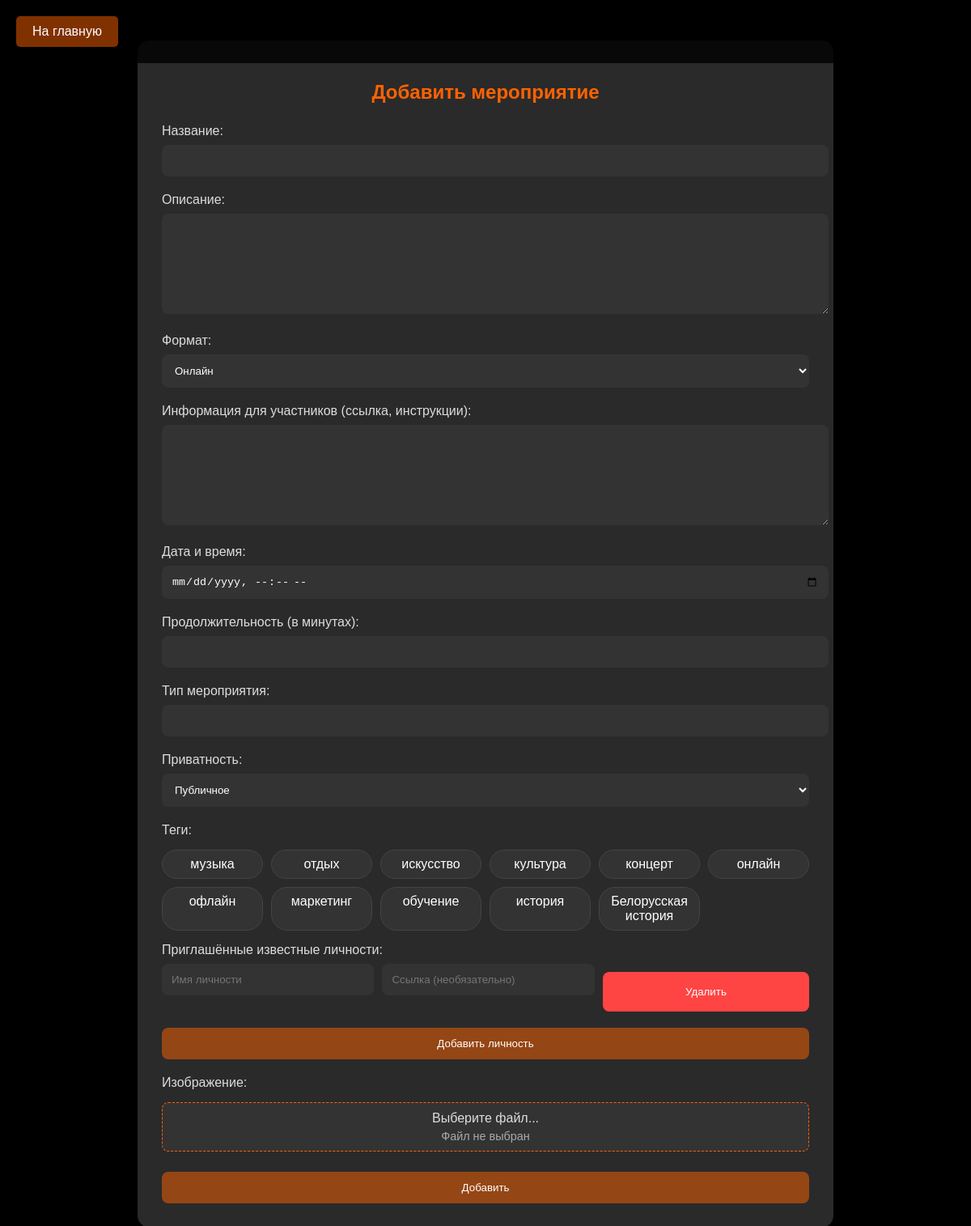
The page /add_event (signed in) on the database its author committed.
### app/app.py (models this page shows)
class Tag(db.Model):
    id = db.Column(db.Integer, primary_key=True)
    name = db.Column(db.String(50), unique=True, nullable=False)

### app/app.py (the view, shortened to what this page needs)
@app.route('/add_event', methods=['GET', 'POST'])
def add_event():
    if 'username' not in session:
        return redirect(url_for('home'))
    user = User.query.filter_by(username=session['username']).first()
    if not user or user.role == 'participant' or user.validation:
        return redirect(url_for('home'))
    tags = Tag.query.all()
    return render_template('add_event.html', tags=tags)

### app/app.py (called while the page is built)
@app.before_request
def make_session_permanent():
    session.permanent = True

@app.context_processor
def inject_nearby_status():
    return {'nearby_filter_active': 'nearby' in request.args}

@app.context_processor
def inject_validation_counts():
    if 'username' in session and session.get('role') in ['moderator', 'admin']:
        pending_organizers = User.query.filter_by(validation='organizer').count()
        if session['role'] == 'admin':
            pending_moderators = User.query.filter_by(validation='moderator').count()
        else:
            pending_moderators = 0
        return {'pending_organizers': pending_organizers, 'pending_moderators': pending_moderators}
    return {}

@app.context_processor
def inject_notifications():
    notifications = {}
    if 'username' in session:
        user = User.query.filter_by(username=session['username']).first()
        if user:
            notifications['pending_friend_requests'] = Friendship.query.filter_by(
                friend_id=user.id,
                status='pending'
            ).count()
            notifications['unread_invitations'] = Recommendation.query.filter_by(
                receiver_id=user.id,
            ).count()
    return notifications

@app.context_processor
def inject_user():
    if 'username' in session:
        user = User.query.filter_by(username=session['username']).first()
        return {'current_user': user}
    return {}

### app/templates/add_event.html (shortened to what this page needs)
<!DOCTYPE html>
<html>
<head>
    <link rel="stylesheet" href="{{ url_for('static', filename='styles.css') }}">
    <link rel="stylesheet" href="https://unpkg.com/leaflet@1.7.1/dist/leaflet.css" />
</head>
<body>
    <div class="header">
        <a href="{{ url_for('home') }}" class="menu-btn">На главную</a>
    </div>
    <div class="auth-container">
        <h2>Добавить мероприятие</h2>
        <form method="POST" enctype="multipart/form-data">
            <label>Название:</label>
            <input class="search-input" type="text" name="title" required>
            <label>Описание:</label>
            <textarea class="search-input" name="description" required style="min-height: 100px;"></textarea>
            <label>Формат:</label>
            <select class="search-input" name="format" required onchange="toggleFormatFields(this.value)">
                <option value="online">Онлайн</option>
            </select>
            <div class="online-field" style="display: none;">
                <label>Информация для участников (ссылка, инструкции):</label>
                <textarea class="search-input" name="online_info" style="min-height: 100px;"></textarea>
            </div>
            <label>Дата и время:</label>
            <input class="search-input"
                   type="datetime-local"
                   name="date_time"
                   required
                   title="Дата должна быть между сегодня и 5 годами вперед">
            <label>Продолжительность (в минутах):</label>
            <input class="search-input"
                   type="number"
                   name="duration"
                   required
                   min="1"
                   title="Продолжительность должна быть не менее 1 минуты">
            <label>Тип мероприятия:</label>
            <input class="search-input" type="text" name="event_type" required>
            <label>Приватность:</label>
            <select class="search-input" name="is_private" onchange="togglePasswordField(this.value)">
                <option value="false">Публичное</option>
            </select>
            <label>Теги:</label>
            <div class="tag-selector" id="tag-selector">
                {% for tag in tags %}
                    <div class="tag-option" data-tag-id="{{ tag.id }}">{{ tag.name }}</div>
                {% endfor %}
            </div>
            <label>Приглашённые известные личности:</label>
            <div id="invited-personalities-container">
            </div>
            <button type="button" onclick="addPersonalityField()" class="menu-btn" style="margin-bottom: 20px;">Добавить личность</button>
            <label>Изображение:</label>
            <div class="file-input-container">
                <label class="file-input-label" for="image-upload">
                    Выберите файл...
                    <div class="file-name" id="file-name">Файл не выбран</div>
                </label>
            </div>
            <button type="submit" class="menu-btn">Добавить</button>
        </form>
    </div>
</body>
</html>

### app/static/styles.css (style rules this page uses)
body { margin: 0; padding: 0; background: #000000; color: #ffffff; font-family: Arial, sans-serif; }
.header { background: rgba(0, 0, 0, 0.8); padding: 20px; display: flex; align-items: center; justify-content: space-between; position: fixed; width: 100%; top: 0; z-index: 1000; }
.menu-btn { padding: 10px 20px; background: rgba(255, 98, 0, 0.5); border: none; color: white; cursor: pointer; border-radius: 5px; transition: background 0.3s ease; text-decoration: none; }
.search-input { padding: 8px; background: #333333; border: none; color: white; border-radius: 5px; }
.header .menu-btn:last-child { margin-right: 50px; }

### app/templates/add_event.html (style rules this page uses)
.auth-container { background: #2a2a2a; border-radius: 15px; padding: 30px; max-width: 800px; margin: 50px auto; box-shadow: 0 0 20px rgba(0,0,0,0.5); }
.auth-container h2 { text-align: center; margin-bottom: 25px; color: #ff6200; }
.auth-container label { display: block; margin-bottom: 8px; color: #ddd; }
.auth-container .search-input { width: 100%; margin-bottom: 20px; padding: 12px; border-radius: 8px; }
.auth-container .menu-btn { width: 100%; padding: 12px; margin-top: 10px; border-radius: 8px; }
.tag-selector { display: grid; grid-template-columns: repeat(auto-fill, minmax(120px, 1fr)); gap: 10px; margin: 15px 0; }
.tag-option { padding: 8px 12px; background: #333; border-radius: 20px; cursor: pointer; text-align: center; transition: all 0.3s; border: 1px solid #444; }
.file-input-container { position: relative; margin: 15px 0; }
.file-input-label { display: block; padding: 10px; background: #333; border: 1px dashed #ff6200; border-radius: 8px; text-align: center; cursor: pointer; transition: all 0.3s; }
.file-name { margin-top: 5px; font-size: 0.9em; color: #aaa; }

### rows shown on the page
Tag: name "музыка"
Tag: name "отдых"
Tag: name "искусство"
Tag: name "культура"
Tag: name "концерт"
Tag: name "онлайн"
Tag: name "офлайн"
Tag: name "маркетинг"
Tag: name "обучение"
Tag: name "история"
Tag: name "Белорусская история"
